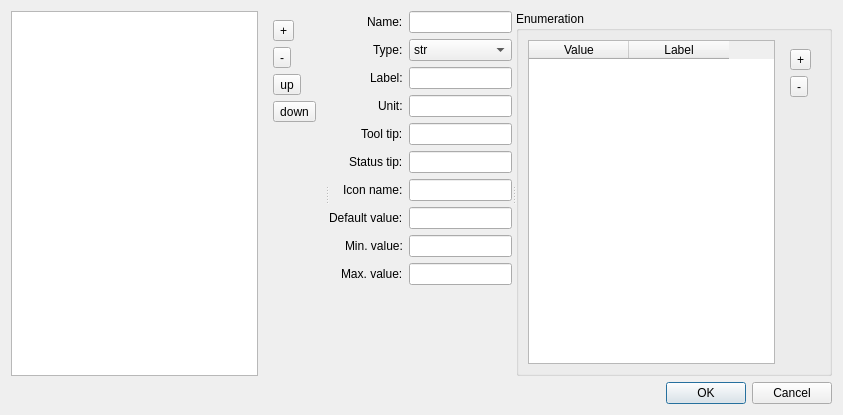
<?xml version="1.0" encoding="UTF-8"?>
<ui version="4.0">
 <class>Dialog</class>
 <widget class="QDialog" name="Dialog">
  <property name="geometry">
   <rect>
    <x>0</x>
    <y>0</y>
    <width>843</width>
    <height>415</height>
   </rect>
  </property>
  <property name="windowTitle">
   <string>Argument Editor</string>
  </property>
  <layout class="QVBoxLayout" name="verticalLayout_3">
   <item>
    <widget class="QSplitter" name="splitter">
     <property name="orientation">
      <enum>Qt::Horizontal</enum>
     </property>
     <widget class="QWidget" name="argument_list_panel" native="true">
      <layout class="QHBoxLayout" name="horizontalLayout">
       <item>
        <widget class="QListWidget" name="argument_list">
         <property name="alternatingRowColors">
          <bool>true</bool>
         </property>
        </widget>
       </item>
       <item>
        <widget class="QWidget" name="argument_toolbar" native="true">
         <layout class="QVBoxLayout" name="verticalLayout_2">
          <item>
           <widget class="QToolButton" name="add_argument_button">
            <property name="text">
             <string>+</string>
            </property>
           </widget>
          </item>
          <item>
           <widget class="QToolButton" name="remove_argument_button">
            <property name="text">
             <string>-</string>
            </property>
           </widget>
          </item>
          <item>
           <widget class="QToolButton" name="argument_up_button">
            <property name="text">
             <string>up</string>
            </property>
           </widget>
          </item>
          <item>
           <widget class="QToolButton" name="argument_down_button">
            <property name="text">
             <string>down</string>
            </property>
           </widget>
          </item>
          <item>
           <spacer name="verticalSpacer_2">
            <property name="orientation">
             <enum>Qt::Vertical</enum>
            </property>
            <property name="sizeHint" stdset="0">
             <size>
              <width>20</width>
              <height>40</height>
             </size>
            </property>
           </spacer>
          </item>
         </layout>
        </widget>
       </item>
      </layout>
     </widget>
     <widget class="QWidget" name="argument_form" native="true">
      <layout class="QFormLayout" name="formLayout">
       <property name="labelAlignment">
        <set>Qt::AlignRight|Qt::AlignTrailing|Qt::AlignVCenter</set>
       </property>
       <item row="0" column="0">
        <widget class="QLabel" name="name_label">
         <property name="text">
          <string>Name:</string>
         </property>
        </widget>
       </item>
       <item row="0" column="1">
        <widget class="QLineEdit" name="name_lineedit"/>
       </item>
       <item row="1" column="0">
        <widget class="QLabel" name="dtype_label">
         <property name="text">
          <string>Type:</string>
         </property>
        </widget>
       </item>
       <item row="1" column="1">
        <widget class="QComboBox" name="dtype_combobox">
         <item>
          <property name="text">
           <string>str</string>
          </property>
         </item>
         <item>
          <property name="text">
           <string>float</string>
          </property>
         </item>
         <item>
          <property name="text">
           <string>int</string>
          </property>
         </item>
         <item>
          <property name="text">
           <string>bool</string>
          </property>
         </item>
         <item>
          <property name="text">
           <string>enum</string>
          </property>
         </item>
         <item>
          <property name="text">
           <string>motor</string>
          </property>
         </item>
         <item>
          <property name="text">
           <string>counter</string>
          </property>
         </item>
        </widget>
       </item>
       <item row="2" column="0">
        <widget class="QLabel" name="label_label">
         <property name="text">
          <string>Label:</string>
         </property>
        </widget>
       </item>
       <item row="2" column="1">
        <widget class="QLineEdit" name="label_lineedit"/>
       </item>
       <item row="3" column="0">
        <widget class="QLabel" name="unit_label">
         <property name="text">
          <string>Unit:</string>
         </property>
        </widget>
       </item>
       <item row="3" column="1">
        <widget class="QLineEdit" name="unit_lineedit"/>
       </item>
       <item row="4" column="0">
        <widget class="QLabel" name="tooltip_label">
         <property name="text">
          <string>Tool tip:</string>
         </property>
        </widget>
       </item>
       <item row="4" column="1">
        <widget class="QLineEdit" name="tooltip_lineedit"/>
       </item>
       <item row="5" column="0">
        <widget class="QLabel" name="statustip_label">
         <property name="text">
          <string>Status tip:</string>
         </property>
        </widget>
       </item>
       <item row="6" column="0">
        <widget class="QLabel" name="icon_label">
         <property name="text">
          <string>Icon name:</string>
         </property>
        </widget>
       </item>
       <item row="5" column="1">
        <widget class="QLineEdit" name="statustip_lineedit"/>
       </item>
       <item row="6" column="1">
        <widget class="QLineEdit" name="icon_lineedit"/>
       </item>
       <item row="7" column="0">
        <widget class="QLabel" name="default_value_label">
         <property name="text">
          <string>Default value:</string>
         </property>
        </widget>
       </item>
       <item row="7" column="1">
        <widget class="QLineEdit" name="default_value_lineedit"/>
       </item>
       <item row="8" column="1">
        <widget class="QLineEdit" name="min_value_lineedit"/>
       </item>
       <item row="9" column="1">
        <widget class="QLineEdit" name="max_value_lineedit"/>
       </item>
       <item row="8" column="0">
        <widget class="QLabel" name="min_value_label">
         <property name="text">
          <string>Min. value:</string>
         </property>
        </widget>
       </item>
       <item row="9" column="0">
        <widget class="QLabel" name="max_value_label">
         <property name="text">
          <string>Max. value:</string>
         </property>
        </widget>
       </item>
      </layout>
     </widget>
     <widget class="QGroupBox" name="enum_groupbox">
      <property name="title">
       <string>Enumeration</string>
      </property>
      <layout class="QHBoxLayout" name="horizontalLayout_2">
       <item>
        <widget class="QTableWidget" name="enum_list">
         <property name="alternatingRowColors">
          <bool>true</bool>
         </property>
         <property name="selectionMode">
          <enum>QAbstractItemView::SingleSelection</enum>
         </property>
         <property name="selectionBehavior">
          <enum>QAbstractItemView::SelectRows</enum>
         </property>
         <property name="sortingEnabled">
          <bool>true</bool>
         </property>
         <attribute name="verticalHeaderVisible">
          <bool>false</bool>
         </attribute>
         <column>
          <property name="text">
           <string>Value</string>
          </property>
         </column>
         <column>
          <property name="text">
           <string>Label</string>
          </property>
         </column>
        </widget>
       </item>
       <item>
        <widget class="QWidget" name="enum_toolbar" native="true">
         <layout class="QVBoxLayout" name="verticalLayout_4">
          <item>
           <widget class="QToolButton" name="add_enum_button">
            <property name="text">
             <string>+</string>
            </property>
           </widget>
          </item>
          <item>
           <widget class="QToolButton" name="remove_enum_button">
            <property name="text">
             <string>-</string>
            </property>
           </widget>
          </item>
          <item>
           <spacer name="verticalSpacer">
            <property name="orientation">
             <enum>Qt::Vertical</enum>
            </property>
            <property name="sizeHint" stdset="0">
             <size>
              <width>20</width>
              <height>40</height>
             </size>
            </property>
           </spacer>
          </item>
         </layout>
        </widget>
       </item>
      </layout>
     </widget>
    </widget>
   </item>
   <item>
    <widget class="QDialogButtonBox" name="button_box">
     <property name="orientation">
      <enum>Qt::Horizontal</enum>
     </property>
     <property name="standardButtons">
      <set>QDialogButtonBox::Cancel|QDialogButtonBox::Ok</set>
     </property>
    </widget>
   </item>
  </layout>
 </widget>
 <tabstops>
  <tabstop>name_lineedit</tabstop>
  <tabstop>dtype_combobox</tabstop>
  <tabstop>label_lineedit</tabstop>
  <tabstop>unit_lineedit</tabstop>
  <tabstop>tooltip_lineedit</tabstop>
  <tabstop>statustip_lineedit</tabstop>
  <tabstop>icon_lineedit</tabstop>
  <tabstop>default_value_lineedit</tabstop>
  <tabstop>min_value_lineedit</tabstop>
  <tabstop>max_value_lineedit</tabstop>
  <tabstop>argument_list</tabstop>
  <tabstop>add_argument_button</tabstop>
  <tabstop>remove_argument_button</tabstop>
  <tabstop>argument_up_button</tabstop>
  <tabstop>argument_down_button</tabstop>
  <tabstop>enum_list</tabstop>
  <tabstop>add_enum_button</tabstop>
  <tabstop>remove_enum_button</tabstop>
  <tabstop>button_box</tabstop>
 </tabstops>
 <resources/>
 <connections>
  <connection>
   <sender>button_box</sender>
   <signal>accepted()</signal>
   <receiver>Dialog</receiver>
   <slot>accept()</slot>
   <hints>
    <hint type="sourcelabel">
     <x>248</x>
     <y>254</y>
    </hint>
    <hint type="destinationlabel">
     <x>157</x>
     <y>274</y>
    </hint>
   </hints>
  </connection>
  <connection>
   <sender>button_box</sender>
   <signal>rejected()</signal>
   <receiver>Dialog</receiver>
   <slot>reject()</slot>
   <hints>
    <hint type="sourcelabel">
     <x>316</x>
     <y>260</y>
    </hint>
    <hint type="destinationlabel">
     <x>286</x>
     <y>274</y>
    </hint>
   </hints>
  </connection>
 </connections>
</ui>
